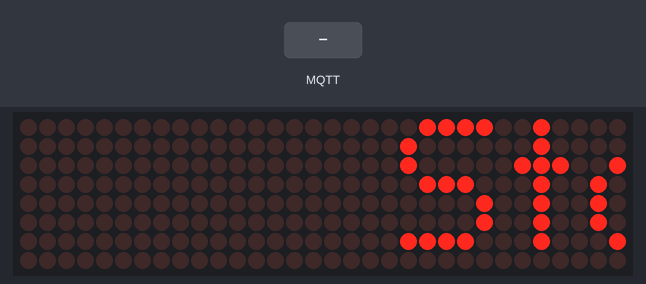
Simulated run of this sketch. Board: ESP8266 (NodeMCU). Parts: 32×8 LED matrix. The inputs (shaded band) are chosen by the test bench. WiFi joins after 1.5 s; servers stay silent unless stated; no MQTT or app messages arrive unless stated; what the sketch prints to the serial monitor is not drawn.

Above: at 2.7 s.
2.8 s: MQTT message "on" arrives on the first subscribed topic
At 5.2 s:
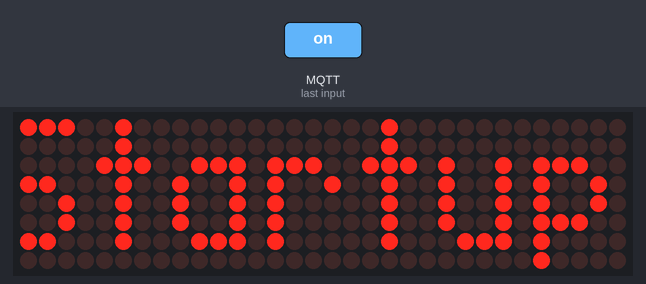
5.4 s: MQTT message "1" arrives on the first subscribed topic
At 7.6 s:
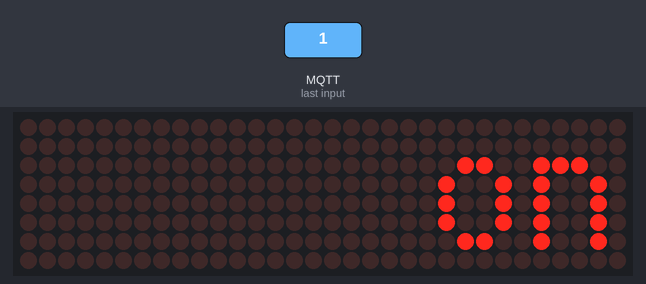
8.0 s: MQTT message "off" arrives on the first subscribed topic
At 11.6 s:
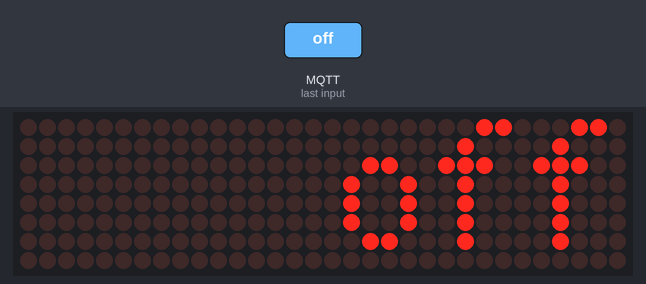
Timing chart, 0 to 13.1 s (numbered marks = the images above; inputs shaded):
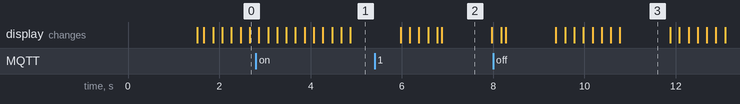

The sketch:

viot-max7219.ino
```cpp
/*
VIOT

Max7219 displays MQTT messages on NodeMCU

Updated 8-4-18

*/

#include <ESP8266WiFi.h>
#include <PubSubClient.h>
#include <MD_MAX72xx.h>

#define HARDWARE_TYPE MD_MAX72XX::FC16_HW
#define MAX_DEVICES  4

#define CLK_PIN   D5 // or SCK
#define DATA_PIN  D7 // or MOSI
#define CS_PIN    D8 // or SS

// SPI hardware interface
MD_MAX72XX mx = MD_MAX72XX(HARDWARE_TYPE, CS_PIN, MAX_DEVICES);
// Arbitrary pins
// MD_MAX72XX mx = MD_MAX72XX(HARDWARE_TYPE, DATA_PIN, CLK_PIN, CS_PIN, MAX_DEVICES);

// We always wait a bit between updates of the display
#define  DELAYTIME  100  // in milliseconds


// Update these with values suitable for your network.

const char* ssid = "SSID";
const char* password = "password";
const char* mqtt_server = "192.168.1.1";

int total = 0;


WiFiClient espClient;
PubSubClient client(espClient);
long lastMsg = 0;
char msg[50];
int value = 0;
char* payload2 = "Startup";

void setup() {

  Serial.begin(115200);
  setup_wifi();
  client.setServer(mqtt_server, 1883);
  client.setCallback(callback);
  mx.begin();
}

void setup_wifi() {

  delay(10);
  // We start by connecting to a WiFi network
  Serial.println();
  Serial.print("Connecting to ");
  Serial.println(ssid);

  WiFi.mode(WIFI_STA);
  WiFi.begin(ssid, password);

  while (WiFi.status() != WL_CONNECTED) {
    delay(500);
    Serial.print(".");
  }

  Serial.println("");
  Serial.println("WiFi connected");
  Serial.println("IP address: ");
  Serial.println(WiFi.localIP());

}

void callback(char* topic, byte* payload, unsigned int length) {
  Serial.print("Message arrived [");
  Serial.print(topic);
  Serial.print("] ");
  for (int i = 0; i < length; i++) {
    Serial.print((char)payload[i]);
  }
  Serial.println();
  payload2 = (char*)payload;
  payload2[length]=0;

  Serial.println(payload2);


}

void reconnect() {
  // Loop until we're reconnected
  while (!client.connected()) {
    Serial.print("Attempting MQTT connection...");
    // Attempt to connect need to set unique client id below
    if (client.connect("max")) {
      Serial.println("connected");
      // Once connected, publish an announcement...
      // client.publish("outTopic", "hello world");
      // ... and resubscribe
      client.subscribe("max-kidsw");
    } else {
      Serial.print("failed, rc=");
      Serial.print(client.state());
      Serial.println(" try again in 5 seconds");
      // Wait 5 seconds before retrying
      delay(5000);
    }
  }
}
void loop() {

  if (!client.connected()) {
    reconnect();
  }
  client.loop();
  scrollText(payload2);
  delay(1000);
  //mx.transform(MD_MAX72XX::TSL);
  yield();


}

void scrollText(char *p)
{
  uint8_t charWidth;
  uint8_t cBuf[8];  // this should be ok for all built-in fonts

  mx.clear();


  while (*p != '\0')
  {
    charWidth = mx.getChar(*p++, sizeof(cBuf) / sizeof(cBuf[0]), cBuf);

    for (uint8_t i=0; i<=charWidth; i++)  // allow space between characters
    {
      mx.transform(MD_MAX72XX::TSL);
      if (i < charWidth)
        mx.setColumn(0, cBuf[i]);
      delay(DELAYTIME);
    }
  }

}

char* itoa(long data)
{
  char output[10];
  sprintf(output, "%ld", data);
  return output;
}
```

Measured:
- after the input at 8.0 s, the display: first differs from a run without the input after 1.4 s (image 3 shows a later state)
- what the display in image 2 shows lasts 1.1 s, from 6.9 s to 8.0 s
